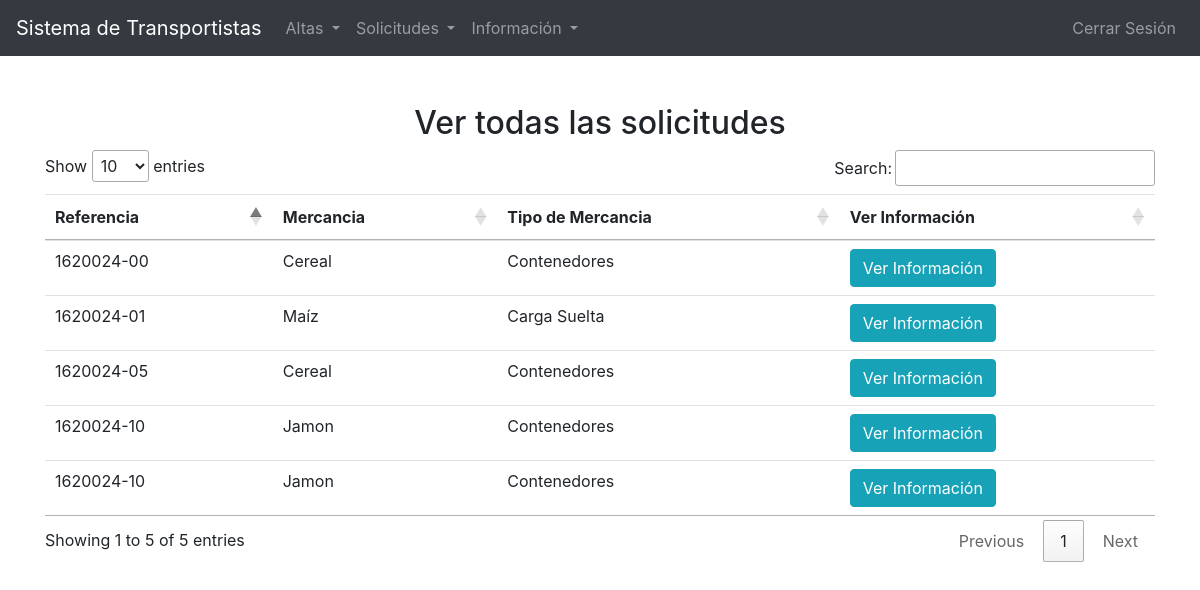
Page /Transportes/verSolicitudes.php (signed in) on the committed database.
### tables this page shows
CREATE TABLE `solicitud` (
  `ID_Solicitud` int(11) NOT NULL,
  `Referencia` varchar(10) DEFAULT NULL,
  `ID_Transp` int(11) NOT NULL,
  `ID_Estado` int(11) NOT NULL
);

CREATE TABLE `mercancia` (
  `ID_Merc` int(11) NOT NULL,
  `Nombre_Merc` varchar(100) NOT NULL,
  `Marca_Merc` varchar(100) NOT NULL,
  `Peso_Merc` decimal(10,2) NOT NULL,
  `Volumen_Merc` decimal(10,2) NOT NULL,
  `Dimensiones_Merc` varchar(10) NOT NULL,
  `ID_TipoM` int(11) DEFAULT NULL
);

CREATE TABLE `tipomercancia` (
  `ID_TipoM` int(11) NOT NULL,
  `TipoM` varchar(50) NOT NULL
);

### Transportes/verSolicitudes.php (the view, shortened to what this page needs)
<?php
include('bd.php');
$sql = "SELECT S.ID_Solicitud, S.Referencia, M.Nombre_Merc AS Nombre_Mercancia, TM.TipoM AS TipoM
        FROM Solicitud S
        JOIN Operacion O ON S.Referencia = O.Referencia
        JOIN Mercancia M ON O.ID_Merc = M.ID_Merc
        JOIN TipoMercancia TM ON M.ID_TipoM = TM.ID_TipoM;";
$result = $conn->query($sql);
$solicitudes = [];
if ($result->num_rows > 0) {
    while($row = $result->fetch_assoc()) {
        $solicitudes[] = $row;
    }
}
?>
<!DOCTYPE html>
<html lang="es">
<head>
    <link href="https://stackpath.bootstrapcdn.com/bootstrap/4.5.2/css/bootstrap.min.css" rel="stylesheet">
    <link rel="stylesheet" href="https://cdn.datatables.net/1.10.21/css/jquery.dataTables.min.css">
</head>
<body>
<nav class="navbar navbar-expand-lg navbar-dark bg-dark">
    <a class="navbar-brand" href="welcome.php">Sistema de Transportistas</a>
    <div class="collapse navbar-collapse" id="navbarNavDropdown">
        <ul class="navbar-nav mr-auto">
            <li class="nav-item dropdown">
                <a class="nav-link dropdown-toggle" href="#" id="altasDropdown" role="button" data-toggle="dropdown" aria-haspopup="true" aria-expanded="false">
                    Altas
                </a>
            </li>
            <li class="nav-item dropdown">
                <a class="nav-link dropdown-toggle" href="#" id="solicitudesDropdown" role="button" data-toggle="dropdown" aria-haspopup="true" aria-expanded="false">
                    Solicitudes
                </a>
            </li>
            <li class="nav-item dropdown">
                <a class="nav-link dropdown-toggle" href="#" id="informacionDropdown" role="button" data-toggle="dropdown" aria-haspopup="true" aria-expanded="false">
                    Información
                </a>
            </li>
        </ul>
        <ul class="navbar-nav ml-auto">
            <li class="nav-item">
                <a class="nav-link" href="logout.php">Cerrar Sesión</a>
            </li>
        </ul>
    </div>
</nav>
<div class="container mt-5">
    <h2 class="text-center">Ver todas las solicitudes</h2>
    <table id="solicitudesTable" class="table">
        <thead>
            <tr>
                <th>Referencia</th>
                <th>Mercancia</th>
                <th>Tipo de Mercancia</th>
                <th>Ver Información</th>
            </tr>
        </thead>
        <tbody>
            <?php foreach ($solicitudes as $solicitud): ?>
                <tr>
                    <td><?php echo $solicitud['Referencia']; ?></td>
                    <td><?php echo $solicitud['Nombre_Mercancia']; ?></td>
                    <td><?php echo $solicitud['TipoM']; ?></td>
                    <td>
                        <a href="verInformacion.php?id=<?php echo $solicitud['ID_Solicitud']; ?>" class="btn btn-info">Ver Información</a>
                    </td>
                </tr>
            <?php endforeach; ?>
        </tbody>
    </table>
</div>
</body>
</html>

### rows in the picture
solicitud: Referencia "1620024-00", mercancia.Nombre_Merc "Cereal", tipomercancia.TipoM "Contenedores"
solicitud: Referencia "1620024-05", mercancia.Nombre_Merc "Cereal", tipomercancia.TipoM "Contenedores"
solicitud: Referencia "1620024-01", mercancia.Nombre_Merc "Maíz", tipomercancia.TipoM "Carga Suelta"
solicitud: Referencia "1620024-10", mercancia.Nombre_Merc "Jamon", tipomercancia.TipoM "Contenedores"
solicitud: Referencia "1620024-10", mercancia.Nombre_Merc "Jamon", tipomercancia.TipoM "Contenedores"
